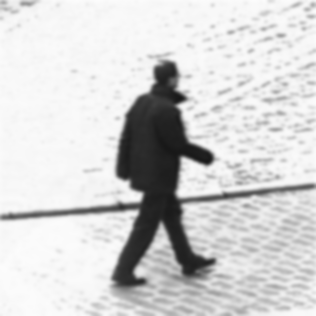
#> input picture cpp/planarcut/examples/pics/walk.ppm, 316 x 316 px
$ python hist.py ../cpp/planarcut/examples/pics/walk.ppm
#> lines starting #> are read from the running program, lines starting #| are printed output that depends on the picture
#> in HistoShow, simg is the input picture: shape (316, 316, 3); min 23, max 252, mean 210.5
import sys
import cv2
import numpy as np
import logging

from matplotlib import pyplot as plt

def OutputMat(mat):
	r,c,chl = mat.shape
	logging.info('[%d][%d]'%(r,c))
	for y in range(0,r):
		s = ''
		for x in range(0,c):
			if (x % 16 == 0) and  x != 0 :
				s += '\n'
			s += ' %s '%(mat[y][x])
		logging.info('mat[%d] %s'%(y,s))
	return

def OutputArray(prefix,arr):
	logging.info('%s size(%d)'%(prefix,len(arr)))
	s = ''
	for x in range(0,len(arr)):
		if (x % 16 == 0) and x != 0:
			s += '\n'
		s += ' %s '%(arr[x])
	logging.info('%s'%(s))


def SetBlackForPic(mat):
	r,c,chl = mat.shape
#> r = 316; c = 316; chl = 3
	for y in range(0,r):
		for x in range(0,c):
			cb = x % 256
			cg = x % 256
			cr = x % 256
			mat[y][x] = [cb,cg,cr]
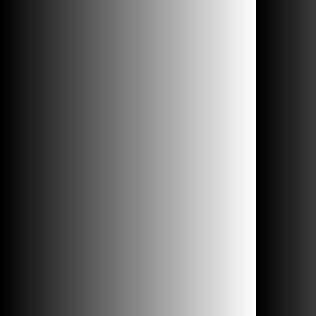
#> mat: shape (316, 316, 3); min 0, max 255, mean 108.9
	return mat

def HistoShow(infile):
	try:
		simg = cv2.imread(infile)
		assert(len(simg)>=0)
	except:
		sys.stderr.write('can not open (%s) for picture\n'%(infile))
		return
	color = ('b','g','r')
	simg = SetBlackForPic(simg)
	#OutputMat(simg)
	for i ,col in enumerate(color):
		hist = cv2.calcHist([simg],[i],None,[256],[0,256])
		plt.plot(hist,color=col)
		plt.xlim([0,256])
	plt.show()
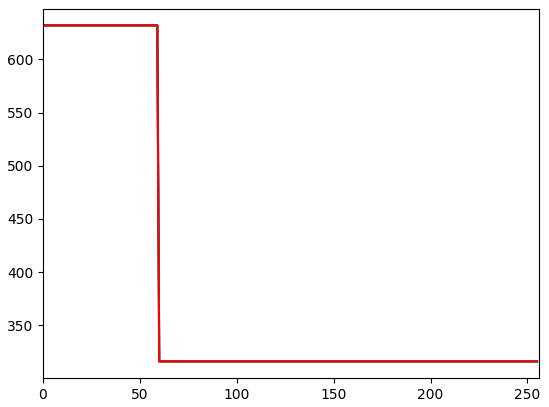
#> figure drawn by matplotlib, 1 panel; curve peaks at x = 0, y = 632; curve peaks at x = 0, y = 632; curve peaks at x = 0, y = 632

def main():
	if len(sys.argv) < 2:
		sys.stderr.write('%s infile to erode'%(sys.argv[0]))
		sys.exit(3)
	logging.basicConfig(level=logging.DEBUG,format="%(levelname)-8s [%(filename)-10s:%(funcName)-20s:%(lineno)-5s] %(message)s")
	HistoShow(sys.argv[1])

if __name__ == '__main__':
	main()
